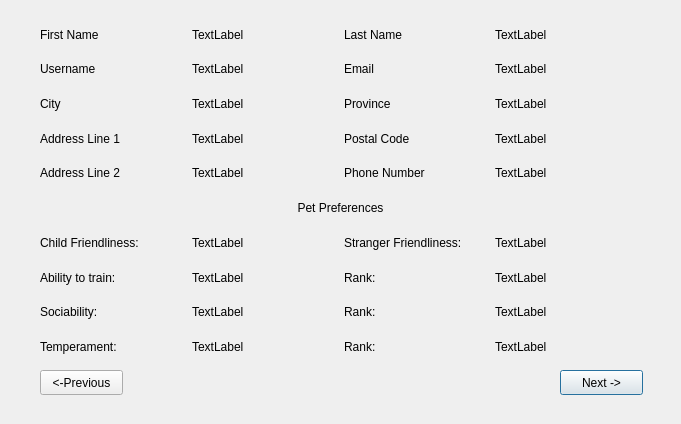
<?xml version="1.0" encoding="UTF-8"?>
<ui version="4.0">
 <class>DetailedClientView</class>
 <widget class="QDialog" name="DetailedClientView">
  <property name="geometry">
   <rect>
    <x>0</x>
    <y>0</y>
    <width>681</width>
    <height>424</height>
   </rect>
  </property>
  <property name="windowTitle">
   <string>Detailed Clients View</string>
  </property>
  <widget class="QPushButton" name="nextBtn">
   <property name="geometry">
    <rect>
     <x>560</x>
     <y>370</y>
     <width>83</width>
     <height>25</height>
    </rect>
   </property>
   <property name="text">
    <string>Next -&gt;</string>
   </property>
  </widget>
  <widget class="QPushButton" name="previousBtn">
   <property name="geometry">
    <rect>
     <x>40</x>
     <y>370</y>
     <width>83</width>
     <height>25</height>
    </rect>
   </property>
   <property name="text">
    <string>&lt;-Previous</string>
   </property>
  </widget>
  <widget class="QWidget" name="gridLayoutWidget">
   <property name="geometry">
    <rect>
     <x>40</x>
     <y>20</y>
     <width>601</width>
     <height>341</height>
    </rect>
   </property>
   <layout class="QGridLayout" name="gridLayout">
    <item row="6" column="2">
     <widget class="QLabel" name="label_8">
      <property name="text">
       <string>Stranger Friendliness:</string>
      </property>
     </widget>
    </item>
    <item row="7" column="0">
     <widget class="QLabel" name="label_9">
      <property name="text">
       <string>Ability to train:</string>
      </property>
     </widget>
    </item>
    <item row="1" column="0">
     <widget class="QLabel" name="label_3">
      <property name="text">
       <string>Username</string>
      </property>
     </widget>
    </item>
    <item row="4" column="3">
     <widget class="QLabel" name="phoneNumberLbl">
      <property name="text">
       <string>TextLabel</string>
      </property>
     </widget>
    </item>
    <item row="0" column="0">
     <widget class="QLabel" name="label">
      <property name="text">
       <string>First Name</string>
      </property>
     </widget>
    </item>
    <item row="0" column="3">
     <widget class="QLabel" name="lastNameLbl">
      <property name="text">
       <string>TextLabel</string>
      </property>
     </widget>
    </item>
    <item row="0" column="2">
     <widget class="QLabel" name="label_14">
      <property name="text">
       <string>Last Name</string>
      </property>
     </widget>
    </item>
    <item row="1" column="1">
     <widget class="QLabel" name="usernameLbl">
      <property name="text">
       <string>TextLabel</string>
      </property>
     </widget>
    </item>
    <item row="1" column="3">
     <widget class="QLabel" name="emailLbl">
      <property name="text">
       <string>TextLabel</string>
      </property>
     </widget>
    </item>
    <item row="0" column="1">
     <widget class="QLabel" name="firstNameLbl">
      <property name="text">
       <string>TextLabel</string>
      </property>
     </widget>
    </item>
    <item row="4" column="0">
     <widget class="QLabel" name="label_6">
      <property name="text">
       <string>Address Line 2</string>
      </property>
     </widget>
    </item>
    <item row="3" column="3">
     <widget class="QLabel" name="postalCodeLbl">
      <property name="text">
       <string>TextLabel</string>
      </property>
     </widget>
    </item>
    <item row="2" column="0">
     <widget class="QLabel" name="label_2">
      <property name="text">
       <string>City</string>
      </property>
     </widget>
    </item>
    <item row="2" column="3">
     <widget class="QLabel" name="provinceLbl">
      <property name="text">
       <string>TextLabel</string>
      </property>
     </widget>
    </item>
    <item row="2" column="2">
     <widget class="QLabel" name="label_23">
      <property name="text">
       <string>Province</string>
      </property>
     </widget>
    </item>
    <item row="3" column="0">
     <widget class="QLabel" name="label_5">
      <property name="text">
       <string>Address Line 1</string>
      </property>
     </widget>
    </item>
    <item row="2" column="1">
     <widget class="QLabel" name="cityLbl">
      <property name="text">
       <string>TextLabel</string>
      </property>
     </widget>
    </item>
    <item row="1" column="2">
     <widget class="QLabel" name="label_24">
      <property name="text">
       <string>Email</string>
      </property>
     </widget>
    </item>
    <item row="4" column="1">
     <widget class="QLabel" name="addLn2Lbl">
      <property name="text">
       <string>TextLabel</string>
      </property>
     </widget>
    </item>
    <item row="3" column="2">
     <widget class="QLabel" name="label_22">
      <property name="text">
       <string>Postal Code</string>
      </property>
     </widget>
    </item>
    <item row="4" column="2">
     <widget class="QLabel" name="label_21">
      <property name="text">
       <string>Phone Number</string>
      </property>
     </widget>
    </item>
    <item row="3" column="1">
     <widget class="QLabel" name="addLn1Lbl">
      <property name="text">
       <string>TextLabel</string>
      </property>
     </widget>
    </item>
    <item row="5" column="0" colspan="4">
     <widget class="QLabel" name="label_4">
      <property name="text">
       <string>Pet Preferences</string>
      </property>
      <property name="alignment">
       <set>Qt::AlignCenter</set>
      </property>
     </widget>
    </item>
    <item row="8" column="2">
     <widget class="QLabel" name="label_12">
      <property name="text">
       <string>Rank:</string>
      </property>
     </widget>
    </item>
    <item row="7" column="2">
     <widget class="QLabel" name="label_10">
      <property name="text">
       <string>Rank:</string>
      </property>
     </widget>
    </item>
    <item row="6" column="0">
     <widget class="QLabel" name="label_7">
      <property name="text">
       <string>Child Friendliness: </string>
      </property>
     </widget>
    </item>
    <item row="8" column="0">
     <widget class="QLabel" name="label_11">
      <property name="text">
       <string>Sociability:</string>
      </property>
     </widget>
    </item>
    <item row="9" column="0">
     <widget class="QLabel" name="label_13">
      <property name="text">
       <string>Temperament:</string>
      </property>
     </widget>
    </item>
    <item row="9" column="2">
     <widget class="QLabel" name="label_15">
      <property name="text">
       <string>Rank:</string>
      </property>
     </widget>
    </item>
    <item row="6" column="1">
     <widget class="QLabel" name="childLbl">
      <property name="text">
       <string>TextLabel</string>
      </property>
     </widget>
    </item>
    <item row="7" column="1">
     <widget class="QLabel" name="trainLbl">
      <property name="text">
       <string>TextLabel</string>
      </property>
     </widget>
    </item>
    <item row="8" column="1">
     <widget class="QLabel" name="socLbl">
      <property name="text">
       <string>TextLabel</string>
      </property>
     </widget>
    </item>
    <item row="9" column="1">
     <widget class="QLabel" name="tempLbl">
      <property name="text">
       <string>TextLabel</string>
      </property>
     </widget>
    </item>
    <item row="6" column="3">
     <widget class="QLabel" name="strangeLbl">
      <property name="text">
       <string>TextLabel</string>
      </property>
     </widget>
    </item>
    <item row="7" column="3">
     <widget class="QLabel" name="trainRank">
      <property name="text">
       <string>TextLabel</string>
      </property>
     </widget>
    </item>
    <item row="8" column="3">
     <widget class="QLabel" name="socRank">
      <property name="text">
       <string>TextLabel</string>
      </property>
     </widget>
    </item>
    <item row="9" column="3">
     <widget class="QLabel" name="tempRank">
      <property name="text">
       <string>TextLabel</string>
      </property>
     </widget>
    </item>
   </layout>
  </widget>
 </widget>
 <resources/>
 <connections/>
</ui>
